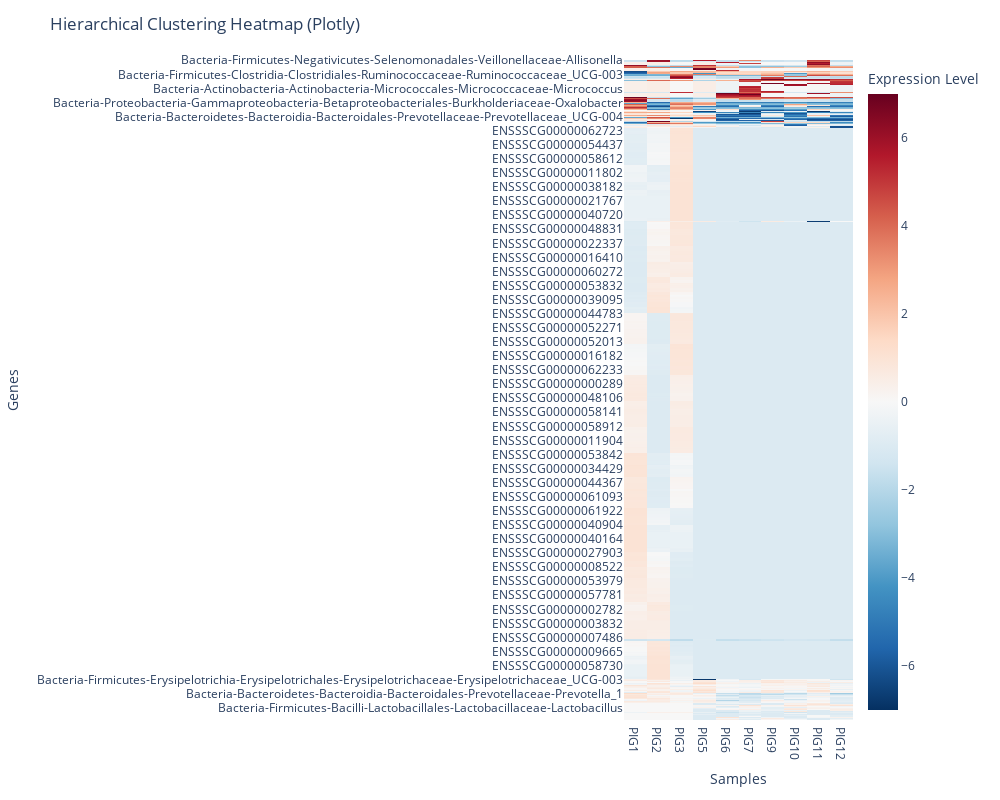

Write notebook code for a chart like this one.
### Markdown cell above
### Hierarchical clustering

### Code cell
# Perform hierarchical clustering on genes (rows)
row_linkage = sch.linkage(dist.pdist(weighted_combined_data, metric="euclidean"), method="ward")
row_dendro = sch.dendrogram(row_linkage, no_plot=True)
row_order = row_dendro['leaves']

# Perform hierarchical clustering on samples (columns)
col_linkage = sch.linkage(dist.pdist(weighted_combined_data.T, metric="euclidean"), method="ward")
col_dendro = sch.dendrogram(col_linkage, no_plot=True)
col_order = col_dendro['leaves']
display(weighted_combined_data.describe())
# Reorder the dataframe based on clustering results
clustered_df = weighted_combined_data.iloc[row_order, :]

# Create an interactive heatmap
fig = px.imshow(
    clustered_df, 
    labels=dict(x="Samples", y="Genes", color="Expression Level"),
    color_continuous_scale="RdBu_r",  # Blue = low, Red = high expression
    zmin=-7, zmax=7,  # Adjust this range if needed for better visualization
    aspect="auto"
)

fig.update_layout(
    title="Hierarchical Clustering Heatmap (Plotly)",
    xaxis_title="Samples",
    yaxis_title="Genes",
    width=1000,
    height=800
)

fig.show()
fig.write_html("./data/outputs/multiomic/clustered_multiomic_heatmap.html")

# fig.write_html("./data/outputs/rnaseq/heatmap_plotly.html")
# print("Heatmap saved as HTML!")

# # Save the clustered dataframe
# z_score_df.to_csv("./data/outputs/rnaseq/z_score_df.csv", index=True)

### Figure 1 — Plotly figure (JSON) as saved in the notebook; plotly's stock layout.template omitted (floating-point values rounded to 4 significant figures; data arrays with more than 128 entries replaced by an {"elided": "..."} marker saying what was removed)
{"data": [{"coloraxis": "coloraxis", "hovertemplate": "Samples: %{x}<br>Genes: %{y}<br>Expression Level: %{z}<extra></extra>", "name": "0", "type": "heatmap", "x": ["PIG1", "PIG2", "PIG3", "PIG5", "PIG6", "PIG7", "PIG9", "PIG10", "PIG11", "PIG12"], "xaxis": "x", "y": {"elided": "1172 str values"}, "yaxis": "y", "z": {"elided": "1172x10 float values"}}], "layout": {"coloraxis": {"cmax": 7, "cmin": -7, "colorbar": {"title": {"text": "Expression Level"}}, "colorscale": [[0, "rgb(5,48,97)"], [0.1, "rgb(33,102,172)"], [0.2, "rgb(67,147,195)"], [0.3, "rgb(146,197,222)"], [0.4, "rgb(209,229,240)"], [0.5, "rgb(247,247,247)"], [0.6, "rgb(253,219,199)"], [0.7, "rgb(244,165,130)"], [0.8, "rgb(214,96,77)"], [0.9, "rgb(178,24,43)"], [1, "rgb(103,0,31)"]]}, "height": 800, "margin": {"t": 60}, "title": {"text": "Hierarchical Clustering Heatmap (Plotly)"}, "width": 1000, "xaxis": {"anchor": "y", "domain": [0, 1], "title": {"text": "Samples"}}, "yaxis": {"anchor": "x", "autorange": "reversed", "domain": [0, 1], "title": {"text": "Genes"}}}}
